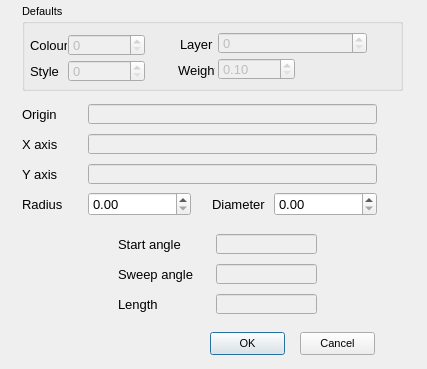
<?xml version="1.0" encoding="UTF-8"?>
<ui version="4.0">
 <class>CircleVerify_Dialog</class>
 <widget class="QDialog" name="CircleVerify_Dialog">
  <property name="geometry">
   <rect>
    <x>0</x>
    <y>0</y>
    <width>427</width>
    <height>369</height>
   </rect>
  </property>
  <property name="minimumSize">
   <size>
    <width>427</width>
    <height>369</height>
   </size>
  </property>
  <property name="maximumSize">
   <size>
    <width>427</width>
    <height>369</height>
   </size>
  </property>
  <property name="font">
   <font>
    <pointsize>8</pointsize>
   </font>
  </property>
  <property name="windowTitle">
   <string>Circle verify</string>
  </property>
  <widget class="QPushButton" name="_2">
   <property name="geometry">
    <rect>
     <x>300</x>
     <y>332</y>
     <width>75</width>
     <height>23</height>
    </rect>
   </property>
   <property name="text">
    <string>Cancel</string>
   </property>
   <property name="autoDefault">
    <bool>false</bool>
   </property>
  </widget>
  <widget class="QPushButton" name="_1">
   <property name="geometry">
    <rect>
     <x>210</x>
     <y>332</y>
     <width>75</width>
     <height>23</height>
    </rect>
   </property>
   <property name="text">
    <string>OK</string>
   </property>
   <property name="default">
    <bool>true</bool>
   </property>
  </widget>
  <widget class="QLineEdit" name="_104">
   <property name="enabled">
    <bool>false</bool>
   </property>
   <property name="geometry">
    <rect>
     <x>88</x>
     <y>104</y>
     <width>289</width>
     <height>20</height>
    </rect>
   </property>
   <property name="font">
    <font>
     <family>Lucida Grande</family>
     <pointsize>10</pointsize>
    </font>
   </property>
   <property name="readOnly">
    <bool>true</bool>
   </property>
  </widget>
  <widget class="QLabel" name="label_46">
   <property name="geometry">
    <rect>
     <x>22</x>
     <y>104</y>
     <width>63</width>
     <height>20</height>
    </rect>
   </property>
   <property name="font">
    <font>
     <pointsize>10</pointsize>
    </font>
   </property>
   <property name="text">
    <string>Origin</string>
   </property>
   <property name="alignment">
    <set>Qt::AlignLeading|Qt::AlignLeft|Qt::AlignVCenter</set>
   </property>
  </widget>
  <widget class="QLabel" name="label_47">
   <property name="geometry">
    <rect>
     <x>22</x>
     <y>134</y>
     <width>65</width>
     <height>20</height>
    </rect>
   </property>
   <property name="font">
    <font>
     <pointsize>10</pointsize>
    </font>
   </property>
   <property name="text">
    <string>X axis</string>
   </property>
   <property name="alignment">
    <set>Qt::AlignLeading|Qt::AlignLeft|Qt::AlignVCenter</set>
   </property>
  </widget>
  <widget class="QLineEdit" name="_105">
   <property name="enabled">
    <bool>false</bool>
   </property>
   <property name="geometry">
    <rect>
     <x>88</x>
     <y>134</y>
     <width>289</width>
     <height>20</height>
    </rect>
   </property>
   <property name="font">
    <font>
     <family>Lucida Grande</family>
     <pointsize>10</pointsize>
    </font>
   </property>
   <property name="readOnly">
    <bool>true</bool>
   </property>
  </widget>
  <widget class="QLabel" name="label_48">
   <property name="geometry">
    <rect>
     <x>22</x>
     <y>164</y>
     <width>63</width>
     <height>20</height>
    </rect>
   </property>
   <property name="font">
    <font>
     <pointsize>10</pointsize>
    </font>
   </property>
   <property name="text">
    <string>Y axis</string>
   </property>
   <property name="alignment">
    <set>Qt::AlignLeading|Qt::AlignLeft|Qt::AlignVCenter</set>
   </property>
  </widget>
  <widget class="QLineEdit" name="_106">
   <property name="enabled">
    <bool>false</bool>
   </property>
   <property name="geometry">
    <rect>
     <x>88</x>
     <y>164</y>
     <width>289</width>
     <height>20</height>
    </rect>
   </property>
   <property name="font">
    <font>
     <family>Lucida Grande</family>
     <pointsize>10</pointsize>
    </font>
   </property>
   <property name="readOnly">
    <bool>true</bool>
   </property>
  </widget>
  <widget class="QLabel" name="label_49">
   <property name="geometry">
    <rect>
     <x>22</x>
     <y>194</y>
     <width>63</width>
     <height>20</height>
    </rect>
   </property>
   <property name="font">
    <font>
     <pointsize>10</pointsize>
    </font>
   </property>
   <property name="text">
    <string>Radius</string>
   </property>
   <property name="alignment">
    <set>Qt::AlignLeading|Qt::AlignLeft|Qt::AlignVCenter</set>
   </property>
  </widget>
  <widget class="QLabel" name="label_50">
   <property name="geometry">
    <rect>
     <x>212</x>
     <y>194</y>
     <width>59</width>
     <height>20</height>
    </rect>
   </property>
   <property name="font">
    <font>
     <pointsize>10</pointsize>
    </font>
   </property>
   <property name="text">
    <string>Diameter</string>
   </property>
   <property name="alignment">
    <set>Qt::AlignLeading|Qt::AlignLeft|Qt::AlignVCenter</set>
   </property>
  </widget>
  <widget class="QLabel" name="label_51">
   <property name="geometry">
    <rect>
     <x>118</x>
     <y>234</y>
     <width>91</width>
     <height>20</height>
    </rect>
   </property>
   <property name="font">
    <font>
     <pointsize>10</pointsize>
    </font>
   </property>
   <property name="text">
    <string>Start angle</string>
   </property>
   <property name="alignment">
    <set>Qt::AlignLeading|Qt::AlignLeft|Qt::AlignVCenter</set>
   </property>
  </widget>
  <widget class="QLineEdit" name="_108">
   <property name="enabled">
    <bool>false</bool>
   </property>
   <property name="geometry">
    <rect>
     <x>216</x>
     <y>234</y>
     <width>101</width>
     <height>20</height>
    </rect>
   </property>
   <property name="font">
    <font>
     <family>Lucida Grande</family>
     <pointsize>10</pointsize>
    </font>
   </property>
   <property name="readOnly">
    <bool>true</bool>
   </property>
  </widget>
  <widget class="QLineEdit" name="_109">
   <property name="enabled">
    <bool>false</bool>
   </property>
   <property name="geometry">
    <rect>
     <x>216</x>
     <y>264</y>
     <width>101</width>
     <height>20</height>
    </rect>
   </property>
   <property name="font">
    <font>
     <family>Lucida Grande</family>
     <pointsize>10</pointsize>
    </font>
   </property>
   <property name="readOnly">
    <bool>true</bool>
   </property>
  </widget>
  <widget class="QLabel" name="label_52">
   <property name="geometry">
    <rect>
     <x>118</x>
     <y>264</y>
     <width>91</width>
     <height>20</height>
    </rect>
   </property>
   <property name="font">
    <font>
     <pointsize>10</pointsize>
    </font>
   </property>
   <property name="text">
    <string>Sweep angle</string>
   </property>
   <property name="alignment">
    <set>Qt::AlignLeading|Qt::AlignLeft|Qt::AlignVCenter</set>
   </property>
  </widget>
  <widget class="QLineEdit" name="_110">
   <property name="enabled">
    <bool>false</bool>
   </property>
   <property name="geometry">
    <rect>
     <x>216</x>
     <y>294</y>
     <width>101</width>
     <height>20</height>
    </rect>
   </property>
   <property name="font">
    <font>
     <family>Lucida Grande</family>
     <pointsize>10</pointsize>
    </font>
   </property>
   <property name="readOnly">
    <bool>true</bool>
   </property>
  </widget>
  <widget class="QLabel" name="label_53">
   <property name="geometry">
    <rect>
     <x>118</x>
     <y>294</y>
     <width>91</width>
     <height>20</height>
    </rect>
   </property>
   <property name="font">
    <font>
     <pointsize>10</pointsize>
    </font>
   </property>
   <property name="text">
    <string>Length</string>
   </property>
   <property name="alignment">
    <set>Qt::AlignLeading|Qt::AlignLeft|Qt::AlignVCenter</set>
   </property>
  </widget>
  <widget class="QGroupBox" name="groupBox">
   <property name="geometry">
    <rect>
     <x>22</x>
     <y>4</y>
     <width>381</width>
     <height>87</height>
    </rect>
   </property>
   <property name="title">
    <string>Defaults</string>
   </property>
   <widget class="QPushButton" name="_1002">
    <property name="enabled">
     <bool>true</bool>
    </property>
    <property name="geometry">
     <rect>
      <x>124</x>
      <y>55</y>
      <width>24</width>
      <height>24</height>
     </rect>
    </property>
    <property name="toolTip">
     <string>Select Style</string>
    </property>
    <property name="statusTip">
     <string/>
    </property>
    <property name="text">
     <string/>
    </property>
    <property name="icon">
     <iconset resource="../RealCAD.qrc">
      <normaloff>:/images/PROPERTIES-styles.svg</normaloff>:/images/PROPERTIES-styles.svg</iconset>
    </property>
    <property name="iconSize">
     <size>
      <width>20</width>
      <height>20</height>
     </size>
    </property>
    <property name="autoDefault">
     <bool>false</bool>
    </property>
    <property name="flat">
     <bool>true</bool>
    </property>
   </widget>
   <widget class="QLabel" name="label_103">
    <property name="geometry">
     <rect>
      <x>156</x>
      <y>56</y>
      <width>37</width>
      <height>20</height>
     </rect>
    </property>
    <property name="font">
     <font>
      <pointsize>10</pointsize>
     </font>
    </property>
    <property name="text">
     <string>Weight</string>
    </property>
   </widget>
   <widget class="QPushButton" name="_1001">
    <property name="enabled">
     <bool>true</bool>
    </property>
    <property name="geometry">
     <rect>
      <x>346</x>
      <y>28</y>
      <width>24</width>
      <height>24</height>
     </rect>
    </property>
    <property name="toolTip">
     <string>Select Layer</string>
    </property>
    <property name="statusTip">
     <string/>
    </property>
    <property name="text">
     <string/>
    </property>
    <property name="icon">
     <iconset resource="../RealCAD.qrc">
      <normaloff>:/images/PROPERTIES-layers.svg</normaloff>:/images/PROPERTIES-layers.svg</iconset>
    </property>
    <property name="iconSize">
     <size>
      <width>20</width>
      <height>20</height>
     </size>
    </property>
    <property name="flat">
     <bool>true</bool>
    </property>
   </widget>
   <widget class="QSpinBox" name="_102">
    <property name="enabled">
     <bool>false</bool>
    </property>
    <property name="geometry">
     <rect>
      <x>46</x>
      <y>56</y>
      <width>77</width>
      <height>22</height>
     </rect>
    </property>
    <property name="font">
     <font>
      <family>Lucida Grande</family>
      <pointsize>10</pointsize>
     </font>
    </property>
    <property name="maximum">
     <number>255</number>
    </property>
   </widget>
   <widget class="QLabel" name="label_100">
    <property name="geometry">
     <rect>
      <x>8</x>
      <y>31</y>
      <width>37</width>
      <height>20</height>
     </rect>
    </property>
    <property name="font">
     <font>
      <pointsize>10</pointsize>
     </font>
    </property>
    <property name="text">
     <string>Colour</string>
    </property>
   </widget>
   <widget class="QLabel" name="label_102">
    <property name="geometry">
     <rect>
      <x>8</x>
      <y>57</y>
      <width>35</width>
      <height>20</height>
     </rect>
    </property>
    <property name="font">
     <font>
      <pointsize>10</pointsize>
     </font>
    </property>
    <property name="text">
     <string>Style</string>
    </property>
   </widget>
   <widget class="QPushButton" name="_1000">
    <property name="enabled">
     <bool>true</bool>
    </property>
    <property name="geometry">
     <rect>
      <x>124</x>
      <y>29</y>
      <width>24</width>
      <height>24</height>
     </rect>
    </property>
    <property name="toolTip">
     <string>Select Colour</string>
    </property>
    <property name="text">
     <string/>
    </property>
    <property name="icon">
     <iconset resource="../RealCAD.qrc">
      <normaloff>:/images/PROPERTIES-colours.svg</normaloff>:/images/PROPERTIES-colours.svg</iconset>
    </property>
    <property name="iconSize">
     <size>
      <width>20</width>
      <height>20</height>
     </size>
    </property>
    <property name="autoDefault">
     <bool>false</bool>
    </property>
    <property name="flat">
     <bool>true</bool>
    </property>
   </widget>
   <widget class="QSpinBox" name="_100">
    <property name="enabled">
     <bool>false</bool>
    </property>
    <property name="geometry">
     <rect>
      <x>46</x>
      <y>30</y>
      <width>77</width>
      <height>22</height>
     </rect>
    </property>
    <property name="font">
     <font>
      <family>Lucida Grande</family>
      <pointsize>10</pointsize>
     </font>
    </property>
    <property name="specialValueText">
     <string/>
    </property>
    <property name="maximum">
     <number>255</number>
    </property>
   </widget>
   <widget class="WeightSpinBox" name="_103">
    <property name="enabled">
     <bool>false</bool>
    </property>
    <property name="geometry">
     <rect>
      <x>196</x>
      <y>54</y>
      <width>77</width>
      <height>22</height>
     </rect>
    </property>
    <property name="font">
     <font>
      <family>Lucida Grande</family>
      <pointsize>10</pointsize>
     </font>
    </property>
    <property name="specialValueText">
     <string/>
    </property>
    <property name="minimum">
     <double>0.100000000000000</double>
    </property>
    <property name="maximum">
     <double>3.000000000000000</double>
    </property>
    <property name="singleStep">
     <double>0.100000000000000</double>
    </property>
   </widget>
   <widget class="LayerSpinBox" name="_101">
    <property name="enabled">
     <bool>false</bool>
    </property>
    <property name="geometry">
     <rect>
      <x>196</x>
      <y>28</y>
      <width>149</width>
      <height>22</height>
     </rect>
    </property>
    <property name="font">
     <font>
      <family>Lucida Grande</family>
      <pointsize>10</pointsize>
     </font>
    </property>
    <property name="suffix">
     <string/>
    </property>
    <property name="maximum">
     <number>2049</number>
    </property>
   </widget>
   <widget class="QPushButton" name="_1003">
    <property name="enabled">
     <bool>true</bool>
    </property>
    <property name="geometry">
     <rect>
      <x>274</x>
      <y>54</y>
      <width>24</width>
      <height>24</height>
     </rect>
    </property>
    <property name="toolTip">
     <string>Select Weight</string>
    </property>
    <property name="statusTip">
     <string/>
    </property>
    <property name="text">
     <string/>
    </property>
    <property name="icon">
     <iconset resource="../RealCAD.qrc">
      <normaloff>:/images/PROPERTIES-weights.svg</normaloff>:/images/PROPERTIES-weights.svg</iconset>
    </property>
    <property name="iconSize">
     <size>
      <width>20</width>
      <height>20</height>
     </size>
    </property>
    <property name="flat">
     <bool>true</bool>
    </property>
   </widget>
   <widget class="QLabel" name="label_101">
    <property name="geometry">
     <rect>
      <x>158</x>
      <y>30</y>
      <width>37</width>
      <height>20</height>
     </rect>
    </property>
    <property name="font">
     <font>
      <pointsize>10</pointsize>
     </font>
    </property>
    <property name="text">
     <string>Layer</string>
    </property>
   </widget>
  </widget>
  <widget class="RCDoubleSpinBox" name="_107">
   <property name="geometry">
    <rect>
     <x>88</x>
     <y>192</y>
     <width>103</width>
     <height>24</height>
    </rect>
   </property>
   <property name="font">
    <font>
     <family>Lucida Grande</family>
     <pointsize>10</pointsize>
    </font>
   </property>
   <property name="decimals">
    <number>2</number>
   </property>
   <property name="maximum">
    <double>100000000.000000000000000</double>
   </property>
  </widget>
  <widget class="RCDoubleSpinBox" name="_111">
   <property name="geometry">
    <rect>
     <x>274</x>
     <y>192</y>
     <width>103</width>
     <height>24</height>
    </rect>
   </property>
   <property name="font">
    <font>
     <family>Lucida Grande</family>
     <pointsize>10</pointsize>
    </font>
   </property>
   <property name="decimals">
    <number>2</number>
   </property>
   <property name="maximum">
    <double>100000000.000000000000000</double>
   </property>
  </widget>
 </widget>
 <customwidgets>
  <customwidget>
   <class>RCDoubleSpinBox</class>
   <extends>QDoubleSpinBox</extends>
   <header>../RealCADQt/source/rcdoublespinbox.h</header>
  </customwidget>
  <customwidget>
   <class>WeightSpinBox</class>
   <extends>QDoubleSpinBox</extends>
   <header>../RealCADQt/source/weightspinbox.h</header>
  </customwidget>
  <customwidget>
   <class>LayerSpinBox</class>
   <extends>QSpinBox</extends>
   <header>../RealCADQt/source/layerspinbox.h</header>
  </customwidget>
 </customwidgets>
 <tabstops>
  <tabstop>_100</tabstop>
  <tabstop>_1000</tabstop>
  <tabstop>_102</tabstop>
  <tabstop>_1002</tabstop>
  <tabstop>_101</tabstop>
  <tabstop>_1001</tabstop>
  <tabstop>_103</tabstop>
  <tabstop>_1003</tabstop>
  <tabstop>_107</tabstop>
  <tabstop>_111</tabstop>
  <tabstop>_1</tabstop>
  <tabstop>_2</tabstop>
  <tabstop>_104</tabstop>
  <tabstop>_105</tabstop>
  <tabstop>_106</tabstop>
  <tabstop>_108</tabstop>
  <tabstop>_109</tabstop>
  <tabstop>_110</tabstop>
 </tabstops>
 <resources>
  <include location="../RealCAD.qrc"/>
 </resources>
 <connections/>
</ui>
